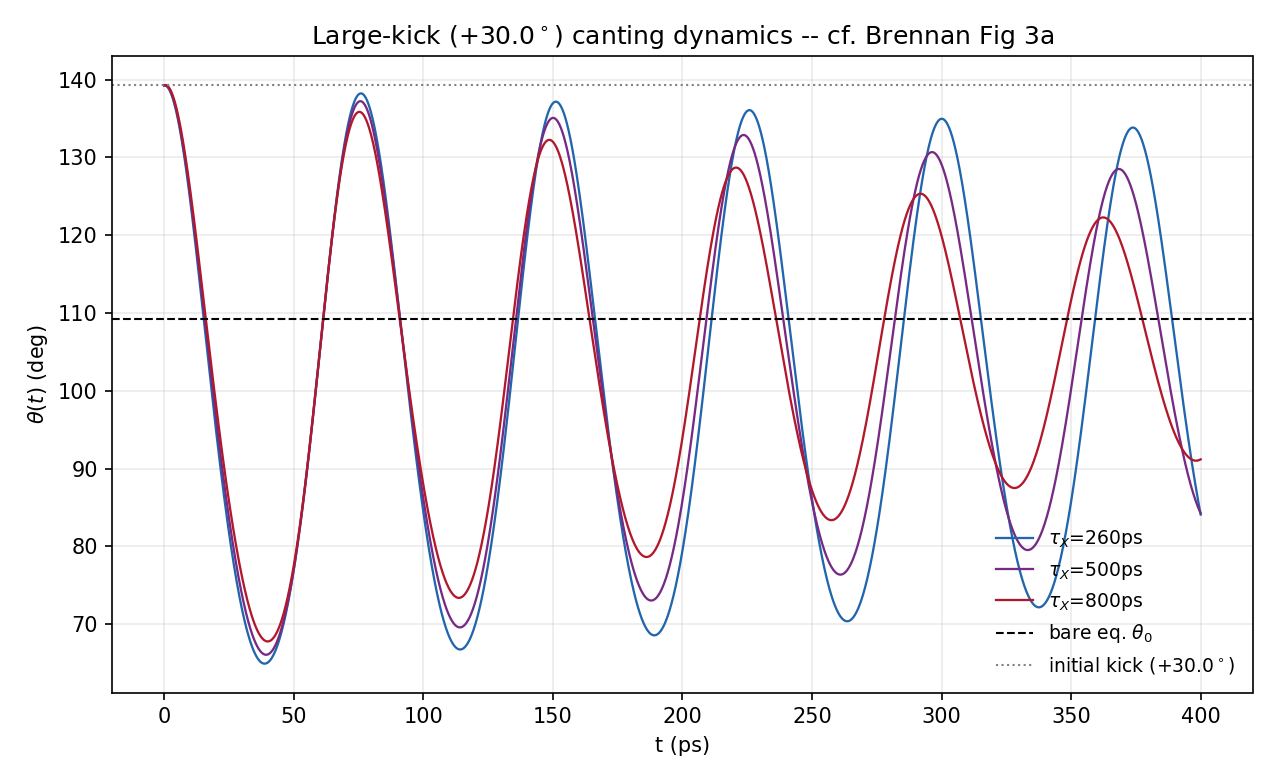

Reproduce this figure in Python.
"""
Same 2-macrospin LLG (real literature J_int/A_x/A_z, B=0.2T) + our j_theta(theta), eta_theta(theta),
but now with a LARGE initial kick away from the bare equilibrium (instead of starting exactly at
theta_eq0), to test for amplitude-threshold behavior (cf. Brennan Fig 3a: 10uW decays, 130uW
self-sustains -- an amplitude/fluence-dependent effect). Single panel, theta(t) only, styled like
their Fig 3a (canting angle in degrees vs pump-probe-like delay in ps).
"""
import numpy as np
from scipy.integrate import solve_ivp
import csv, os
import matplotlib
matplotlib.use("Agg")
import matplotlib.pyplot as plt

here = os.path.dirname(os.path.abspath(__file__))
hbar_eVs = 6.582119569e-16
muB_eVperT = 5.7883818060e-5
ex = np.array([1.0,0.0,0.0]); ey = np.array([0.0,1.0,0.0]); ez = np.array([0.0,0.0,1.0])

J_AF = 6e-6; Kx = 14e-6; Kz = 58e-6
gmuB_B = 2.0 * muB_eVperT * 0.2

def crossmat(v): return np.array([[0,-v[2],v[1]],[v[2],0,-v[0]],[-v[1],v[0],0]])
def Bcl(M, Mbar): return -J_AF*Mbar + gmuB_B*ey - 2*Kz*np.dot(M,ez)*ez + 2*Kx*np.dot(M,ex)*ex

cos_a_eq = gmuB_B/(2*(J_AF+Kx)); a_eq = np.arccos(np.clip(cos_a_eq,-1,1)); theta_eq0 = 2*a_eq
print(f"theta_eq0 = {np.degrees(theta_eq0):.3f} deg")

rows = list(csv.DictReader(open(os.path.join(here, "step10_damping_data.csv"))))
theta_arr = np.array([float(r["theta_over_pi"]) for r in rows]) * np.pi
tau1_eV = np.array([float(r["tau1_eV"]) for r in rows])
eta_by_tauX = {260: np.array([float(r["eta_260ps"]) for r in rows]),
               500: np.array([float(r["eta_500ps"]) for r in rows]),
               800: np.array([float(r["eta_800ps"]) for r in rows])}
jtheta_arr = tau1_eV/np.sin(theta_arr)
print(f"Step10 theta range covered: [{theta_arr.min()/np.pi:.3f}, {theta_arr.max()/np.pi:.3f}] pi "
      f"= [{np.degrees(theta_arr.min()):.1f}, {np.degrees(theta_arr.max()):.1f}] deg")

def jtheta(t): return np.interp(t, theta_arr, jtheta_arr)
def make_eta(tauX):
    arr = eta_by_tauX[tauX]
    return lambda t: np.interp(t, theta_arr, arr)

def rhs_full(t, y, eta_fn):
    M1=y[0:3]; M2=y[3:6]; M1=M1/np.linalg.norm(M1); M2=M2/np.linalg.norm(M2)
    costheta=np.clip(np.dot(M1,M2),-1,1); theta=np.arccos(costheta)
    jth = jtheta(theta); eta = eta_fn(theta)
    B1 = Bcl(M1,M2) + jth*M2; B2 = Bcl(M2,M1) + jth*M1
    A = np.eye(6); A[0:3,3:6]=-eta*crossmat(M1); A[3:6,0:3]=-eta*crossmat(M2)
    b = np.concatenate([np.cross(M1,B1), np.cross(M2,B2)])
    return np.linalg.solve(A,b)

# ---------------- LARGE initial kick: theta_0 = theta_eq0 + Delta (Delta ~ Brennan's ~34deg swing) ----
kick_deg = 30.0
theta_kick = theta_eq0 + np.radians(kick_deg)
a_kick = theta_kick/2
print(f"large-kick initial condition: theta_0 = theta_eq0 + {kick_deg} deg = {np.degrees(theta_kick):.2f} deg")

M1_0 = np.array([np.sin(a_kick), np.cos(a_kick), 0.0])
M2_0 = np.array([-np.sin(a_kick), np.cos(a_kick), 0.0])
y0 = np.concatenate([M1_0, M2_0])

t_max_ps = 400.0
t_max_nat = (t_max_ps*1e-12)/hbar_eVs

fig, ax = plt.subplots(figsize=(8.5, 5.2))
colors = {260: "#2166ac", 500: "#762a83", 800: "#b2182b"}

for tauX in (260, 500, 800):
    eta_fn = make_eta(tauX)
    sol = solve_ivp(lambda t,y: rhs_full(t,y,eta_fn), [0,t_max_nat], y0,
                     t_eval=np.linspace(0,t_max_nat,8000), method="RK45", rtol=1e-9, atol=1e-11)
    print(f"tau_X={tauX}ps: success={sol.success}, msg={sol.message}")
    M1=sol.y[0:3,:]; M2=sol.y[3:6,:]
    costh=np.clip(np.sum(M1*M2,axis=0),-1,1); theta_t=np.degrees(np.arccos(costh))
    t_ps = sol.t*hbar_eVs*1e12
    ax.plot(t_ps, theta_t, "-", color=colors[tauX], lw=1.1, label=f"$\\tau_X$={tauX}ps")
    n=len(theta_t); q=n//4
    amp_first=theta_t[:q].max()-theta_t[:q].min(); amp_last=theta_t[-q:].max()-theta_t[-q:].min()
    print(f"  amp(0-100ps)={amp_first:.3f}deg, amp(300-400ps)={amp_last:.3f}deg, ratio={amp_last/amp_first:.4f}")

ax.axhline(np.degrees(theta_eq0), color="k", ls="--", lw=1, label=r"bare eq. $\theta_0$")
ax.axhline(np.degrees(theta_kick), color="gray", ls=":", lw=1, label=f"initial kick (+{kick_deg}$^\\circ$)")
ax.set_xlabel("t (ps)"); ax.set_ylabel(r"$\theta(t)$ (deg)")
ax.set_title(f"Large-kick ($+{kick_deg}^\\circ$) canting dynamics -- cf. Brennan Fig 3a")
ax.legend(frameon=False, fontsize=9)
ax.grid(alpha=0.25)
plt.tight_layout()
outpath = os.path.join(here, "two_spin_bigkick.png")
plt.savefig(outpath, dpi=150)
print("saved", outpath)
